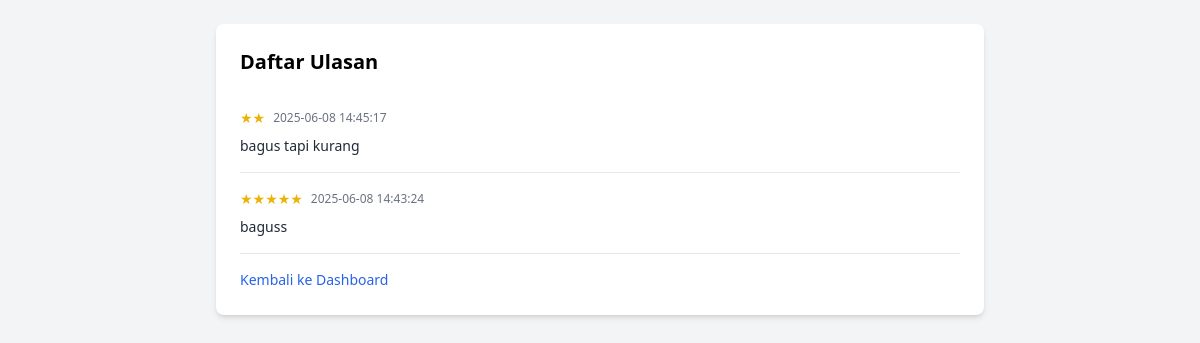
/owner/koment.php, run on the app's committed database.
### tables this page shows
CREATE TABLE `ulasan` (
  `id` int(11) NOT NULL,
  `rating` int(20) NOT NULL,
  `coment` text NOT NULL,
  `created_at` timestamp NOT NULL DEFAULT current_timestamp() ON UPDATE current_timestamp()
);

### owner/koment.php (the view, shortened to what this page needs)
<?php
$conn = new mysqli("localhost", "root", "", "toko");
$sql = "SELECT rating, coment, created_at FROM ulasan ORDER BY created_at DESC";
$result = $conn->query($sql);
?>
<!DOCTYPE html>
<html lang="id">
<head>
  <script src="https://cdn.tailwindcss.com"></script>
</head>
<body class="bg-gray-100 p-6">
  <div class="max-w-3xl mx-auto bg-white rounded-lg shadow-md p-6">
    <h1 class="text-xl font-bold mb-4">Daftar Ulasan</h1>
    <?php if ($result->num_rows > 0): ?>
      <?php while ($row = $result->fetch_assoc()): ?>
        <div class="border-b border-gray-200 py-4">
          <div class="flex items-center mb-2">
            <div class="text-yellow-500 text-sm mr-2">
              <?php for ($i = 0; $i < $row['rating']; $i++) echo '★'; ?>
            </div>
            <span class="text-gray-500 text-xs"><?= $row['created_at']; ?></span>
          </div>
          <p class="text-sm text-gray-800"><?= htmlspecialchars($row['coment']); ?></p>
        </div>
      <?php endwhile; ?>
    <?php else: ?>
      <p class="text-sm text-gray-500">Belum ada ulasan.</p>
    <?php endif; ?>
    <a href="index.php" class="inline-block mt-4 text-blue-600 hover:underline text-sm">Kembali ke Dashboard</a>
  </div>
</body>
</html>

### data on the page
ulasan: created_at "2025-06-08 14:45:17", coment "bagus tapi kurang"
ulasan: created_at "2025-06-08 14:43:24", coment "baguss"
